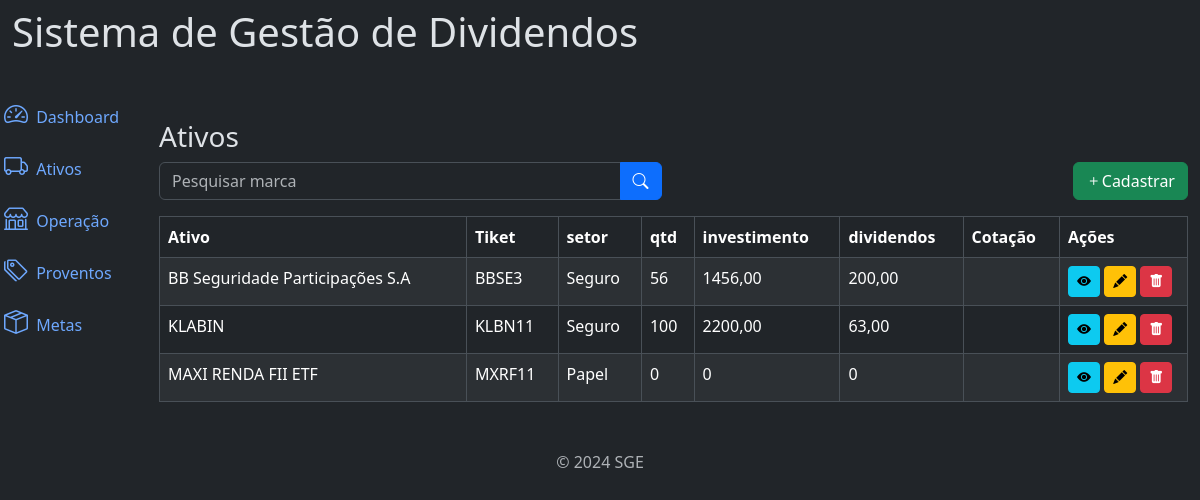
The page /ativo/ on the database its author committed.
### carteira/models.py (models this page shows, shortened)
class SetorAtivo(models.Model):
    class Meta:
        verbose_name = "Setor"
        verbose_name_plural = "Setor"
        ordering=['-id']
    setor = models.CharField(max_length=20, verbose_name='setor')
    setor_classe = models.CharField(max_length=20, verbose_name='classe', null=True, blank=True)
    created_at = models.DateTimeField(auto_now_add=True, verbose_name='criado em')
    update_at = models.DateTimeField(auto_now=True, verbose_name='atualizado em')
    def __str__(self):
        return self.setor

class Ativos(models.Model):
    class Meta:
        verbose_name = "Ativo"
        verbose_name_plural = "Ativos"
        ordering=['ativo']
    fk_user = models.ForeignKey(User, on_delete=models.CASCADE, related_name="user_ativo", null=True,) #relacionando campo com a pk da tbl user
    ativo = models.CharField(max_length=250,verbose_name='nome do ativo')
    ticket = models.CharField(max_length=10)
    classe = models.CharField(max_length=10)
    cnpj = models.CharField(max_length=20, verbose_name='CNPJ')
    setor = models.ForeignKey(SetorAtivo, on_delete=models.PROTECT, related_name="setor_ativo", verbose_name='Setor')
    qtdAtivo = models.IntegerField(verbose_name='Qtd', blank=True, null= True)
    investimento= models.DecimalField(max_digits=20, decimal_places=2, blank=True, null= True)
    dividendos= models.DecimalField(max_digits=20, decimal_places=2, blank=True, null= True)
    created_at = models.DateTimeField(auto_now_add=True, verbose_name='criado em')
    update_at = models.DateTimeField(auto_now=True, verbose_name='atualizado em')

### carteira/views/ativos_views.py (the view)
# urls.py: path('ativo/', views.AtivoRender.as_view(), name='list_ativo'),
class AtivoRender(ListView):
    model = Ativos
    template_name = 'ativos/list.html'
    context_object_name = 'lists'
    ordering = 'ativo'
    paginate_by = 10
    def get_queryset(self):
        filter_name = self.request.GET.get('name')
        queryset = Ativos.objects.all().order_by('ativo')
        if filter_name:
            return Ativos.objects.filter(ticket__icontains=filter_name)
        return queryset
    def get_context_data(self, **kwargs):
        context = super().get_context_data(**kwargs)
        ativos = self.get_queryset()
        lista_ativos = []
        for ativo in ativos:
            cotacao = obter_cotacao(ativo.ticket)
            lista_ativos.append({
                "pk": ativo.id,  # Chave primária
                "ativo": ativo.ativo,
                "setor": ativo.setor,
                "cnpj":ativo.cnpj,
                "ticket": ativo.ticket,
                "classe": ativo.classe,
                "cotacao": cotacao,
                "qtd": ativo.qtdAtivo if ativo.qtdAtivo is not None else 0 ,
                "investimento": ativo.investimento if ativo.investimento else 0 ,
                "dividendos": ativo.dividendos if ativo.dividendos else 0 ,
            })
        context['lists'] =lista_ativos
        return context

### utils/cotacao.py (called while the page is built)
def formatar_moeda(valor):
    if isinstance(valor, (int, float)):
        return f"R$ {valor:,.2f}".replace(",", "X").replace(".", ",").replace("X", ".")
    return valor

def obter_cotacao(tiket):
    ticker = yf.Ticker(f"{tiket}.SA")
    historico = ticker.history(period="1d", interval="1m") #exibe o historico de cotação do dia
    preco_final = historico['Close'].iloc[-1] #pega a cotaçao mais recente do dia
    return formatar_moeda(preco_final)

### carteira/templates/ativos/list.html (shortened to what this page needs)
{% extends "global/base.html" %}
{% block content %}
<p class="h3">Ativos</p>
    <div class="row mb-3">
        <div class="col-md-6">
            <form action="#" method="GET">
                <div class="input-group">
                    <input type="text" class="form-control" name="name" placeholder="Pesquisar marca" value="{{ request.GET.name }}"/>
                    {% if request.GET.name %}
                        <a href="#" class="btn btn-primary">
                            <i class="bi bi-x-lg"></i>
                        </a>
                    {% else %}
                        <button type="submit" class="btn btn-primary">
                            <i class="bi bi-search"></i>
                        </button>
                    {% endif %}
                </div>
            </form>
        </div>
        <div class="col-md-6">
            <a href="#" class="btn btn-success float-end"
            data-bs-toggle="modal"
            data-bs-target="#cadastroModal"
            hx-get = {% url "create_ativo" %}
            hx-target = "#addContent"
            hx-swap = "innerHTML">
                <i class="bi bi-plus"></i>Cadastrar
            </a>
        </div>
    </div>
    <div class="table-responsive">
    {% if lists %}
       {% include "ativos/table.html" %}
    {% else %}
        <p class="h3">Nenhum registro encontrado.</p>
    {% endif %}
    </div>
{% endblock %}

### carteira/templates/ativos/table.html
<table class="table table-striped table-bordered">
    <thead>
        <tr>
            <th>Ativo</th>
            <th>Tiket</th>
            <th>setor</th>
            <th>qtd</th>
            <th>investimento</th>
            <th>dividendos</th>
            <th>Cotação</th>
            <th>Ações</th>
        </tr>
    </thead>
    <tbody id="tbodyAtivos">
        {% for list in lists %}
            <tr>
                <td>{{ list.ativo }}</td>
                <td>{{ list.ticket }}</td>
                <td>{{ list.setor }}</td>
                <td>{{ list.qtd }}</td>
                <td>{{ list.investimento }}</td>
                <td>{{ list.dividendos }}</td>
                <td>{{ list.cotacao }}</td>
                <td style="width:8em">
                    <a href="#" class="btn btn-info btn-sm"><i class="bi bi-eye-fill"></i></a>
                    <a href="#" class="btn btn-warning btn-sm" data-bs-toggle="modal"
                    data-bs-target="#cadastroModal"
                    hx-get = {% url "update_ativo" list.pk %}
                    hx-target = "#addContent"
                    hx-swap = "innerHTML"
                    ><i class="bi bi-pencil-fill"></i></a>
                    <a  onclick="modal(this)"
                    data-page="ativo"
                    data-name="{{list.ativo}}"
                    data-id="{{list.pk}}"
                     href="#"
                     class="btn btn-danger btn-sm"><i class="bi bi-trash-fill"></i></i></a>
                </td>
            </tr>
        {% endfor %}
    </tbody>
</table>

### rows shown on the page
SetorAtivo: ativo "BB Seguridade Participações S.A", ticket "BBSE3", setor "Seguro", qtd "56", investimento "1456,00", dividendos "200,00", ativo "KLABIN", ticket "KLBN11", qtd "100", investimento "2200,00", dividendos "63,00"
SetorAtivo: ativo "MAXI RENDA FII ETF", ticket "MXRF11", setor "Papel", qtd "0", investimento "0", dividendos "0"
